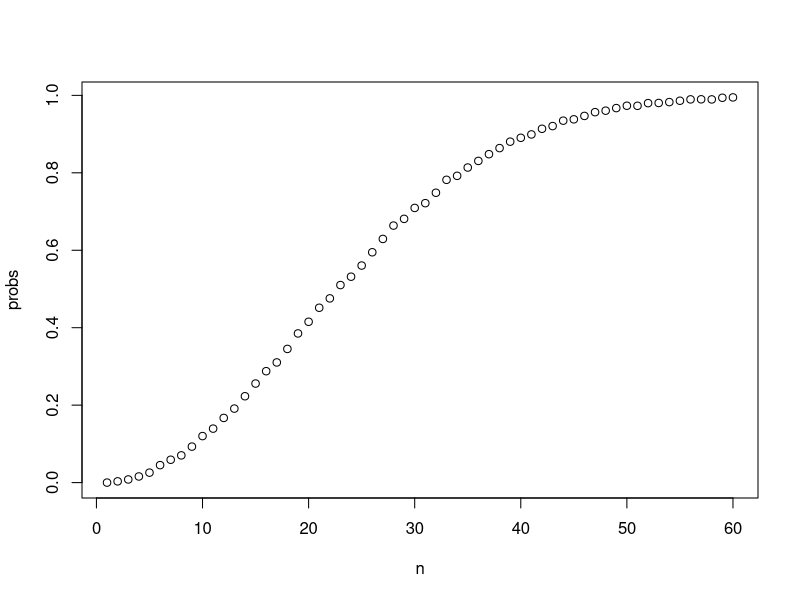
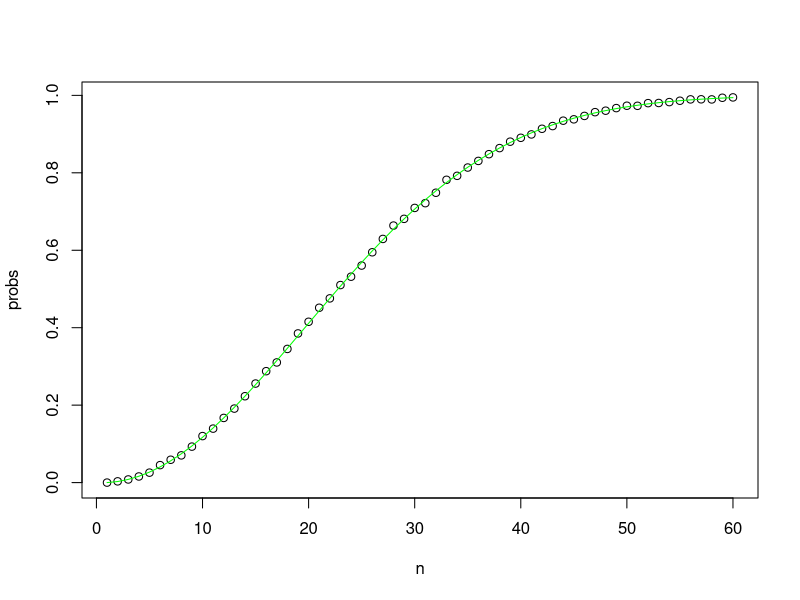
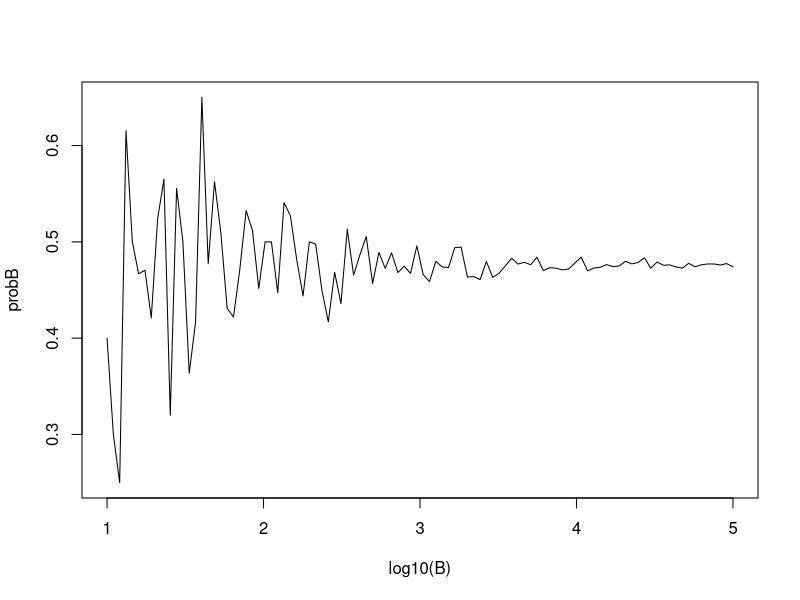

The R script that drew these images, in order:
## ---- chunk 1
library(gtools)
deck <- c('AH', '2H', '3H', '4H', '5H', '6H', '7H', '8H', '9H', '10H', 'JH', 'QH', 'KH','AD', '2D', '3D', '4D', '5D', '6D', '7D', '8D', '9D', '10D', 'JD', 'QD', 'KD','AS', '2S', '3S', '4S', '5S', '6S', '7S', '8S', '9S', '10S', 'JS', 'QS', 'KS','AC', '2C', '3C', '4C', '5C', '6C', '7C', '8C', '9C', '10C', 'JC', 'QC', 'KC')
aces <- c('AH','AD','AS','AC')
tens  <- c('10H','10D','10S','10C','JH','JD','JS','JC','QH','QD','QS','QC','KH','KD','KS','KC')

handsP <- permutations(52, 2, v = deck, repeats.allowed=F)
#handsP is a vector containing all different ways 2 cards can be combined

firstcard <- handsP[,1] #all the first cards
secondcard <- handsP[,2] #all the second cards
## ---- chunk 2
sum(firstcard %in% aces)
## ---- chunk 3
sum(firstcard %in% aces)/nrow(handsP) 
## ---- chunk 4
mean(firstcard %in% aces) 
## ---- chunk 5
mean(firstcard %in% tens & secondcard %in% aces)
## ---- chunk 6
blackjackchanceP <- mean(firstcard %in% tens & secondcard %in% aces) + mean(firstcard %in% aces & secondcard %in% tens)
blackjackchanceP
## ---- chunk 7
handsC <- combinations(52,2 ,v = deck, repeats.allowed=F)

blackjackchanceC <- mean(handsC[,1] %in% tens & handsC[,2] %in% aces) + mean(handsC[,1] %in% aces & handsC[,2] %in% tens)
blackjackchanceC
## ---- chunk 8
length(handsP)
## ---- chunk 9
length(handsC)
## ---- chunk 10
B <- 10000 #number of times for monte carlo to sample
n <- 20 #number of people
results <- replicate(B,{ 
  bdays <- sample(1:365, n, replace = TRUE) 
  any(duplicated(bdays))
  })

mean(results)
## ---- chunk 11
prob_calc <- function(n, B=10000) {
  same_bdays <-replicate(B, {
    bdays <- sample(1:365, n, replace = TRUE) 
    any(duplicated(bdays))
  })
  mean(same_bdays)
}

n <- seq(1,60)

probs <- sapply(n, prob_calc)
plot(n, probs)
## ---- chunk 12
exact_prob <- function(n) {
  unique_prob <- seq(365, 365-n+1)/365
  1-prod(unique_prob)
}
n <- seq(1,60)
plot(n, probs)
uprob <- sapply(n, exact_prob)
lines(n, uprob, col = 'green')  
## ---- chunk 13
prob_calcB <- function(B, n = 22) {
  same_bdays <-replicate(B, {
    bdays <- sample(1:365, n, replace = TRUE) 
    any(duplicated(bdays))
  })
  mean(same_bdays)
}

B <- 10^seq(1,5, len = 100)

probB <- sapply(B, prob_calcB)
plot(log10(B), probB, type = 'l')
